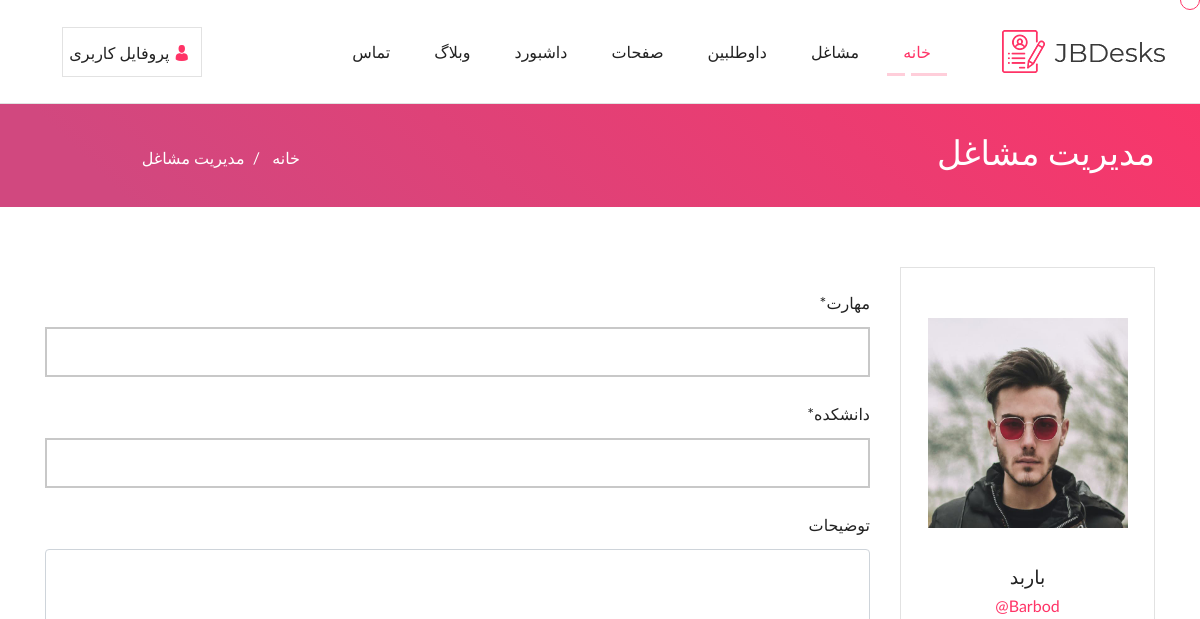
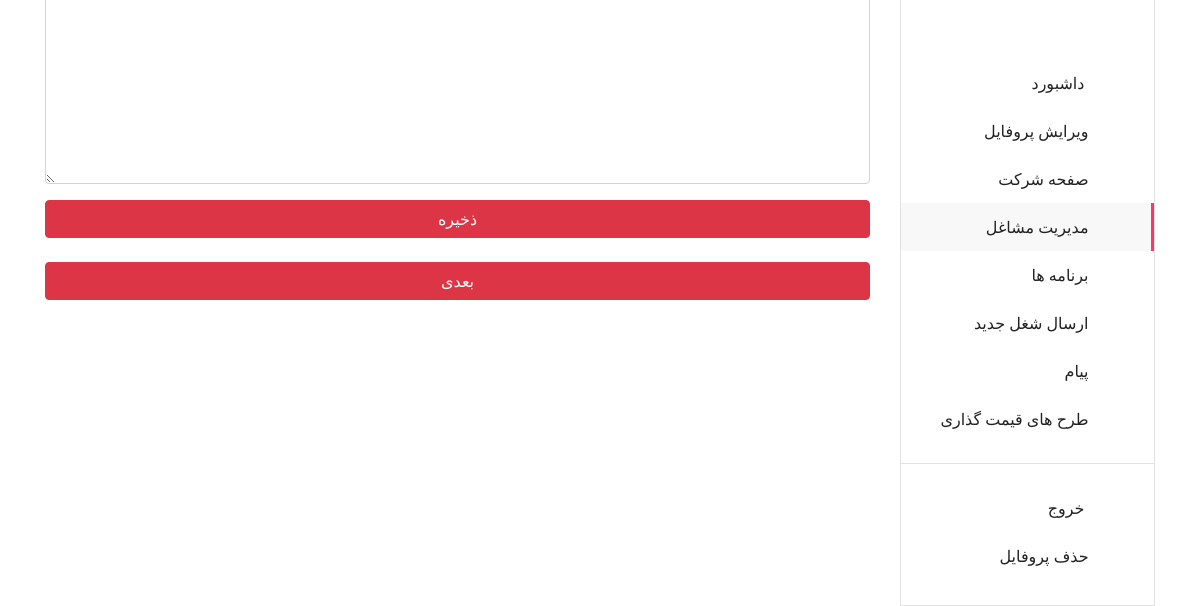
Before: /study/create (signed in) with the older database file (2 pictures, top to bottom).
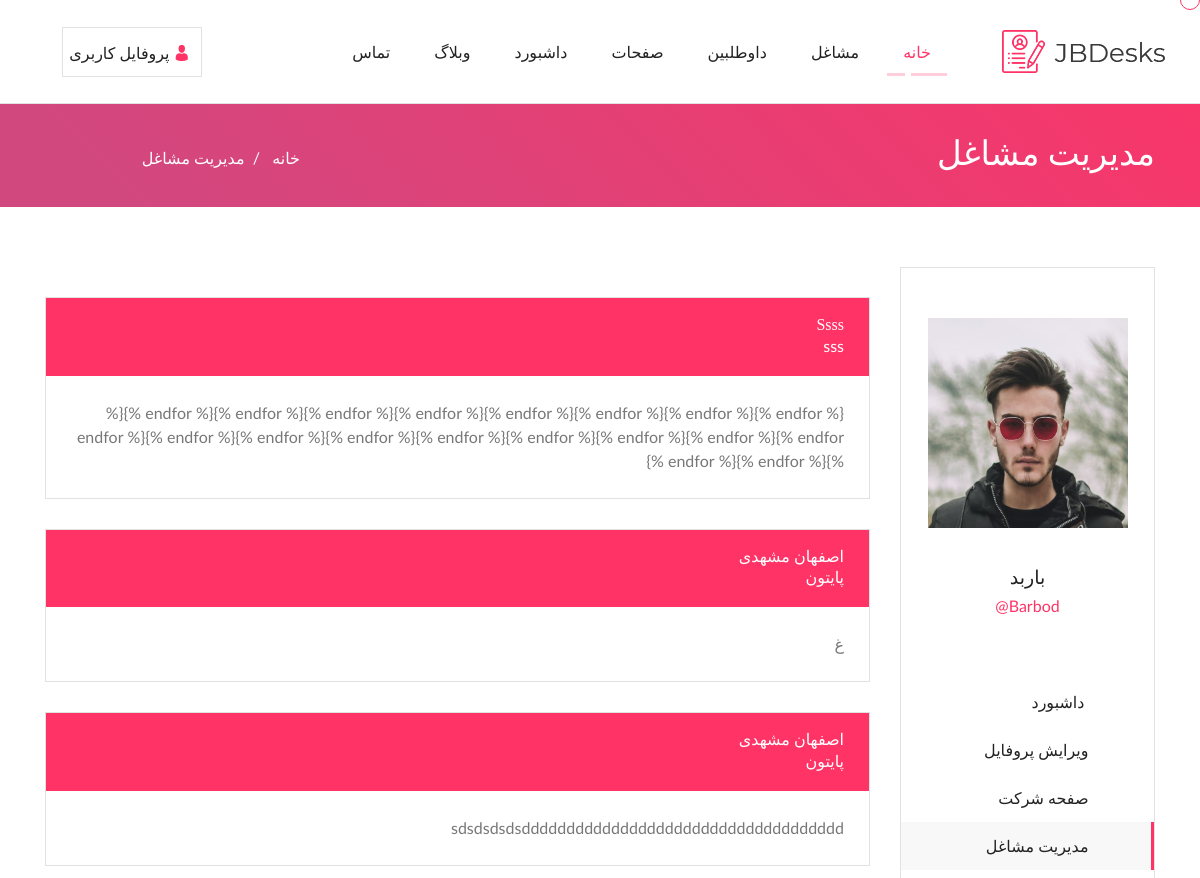
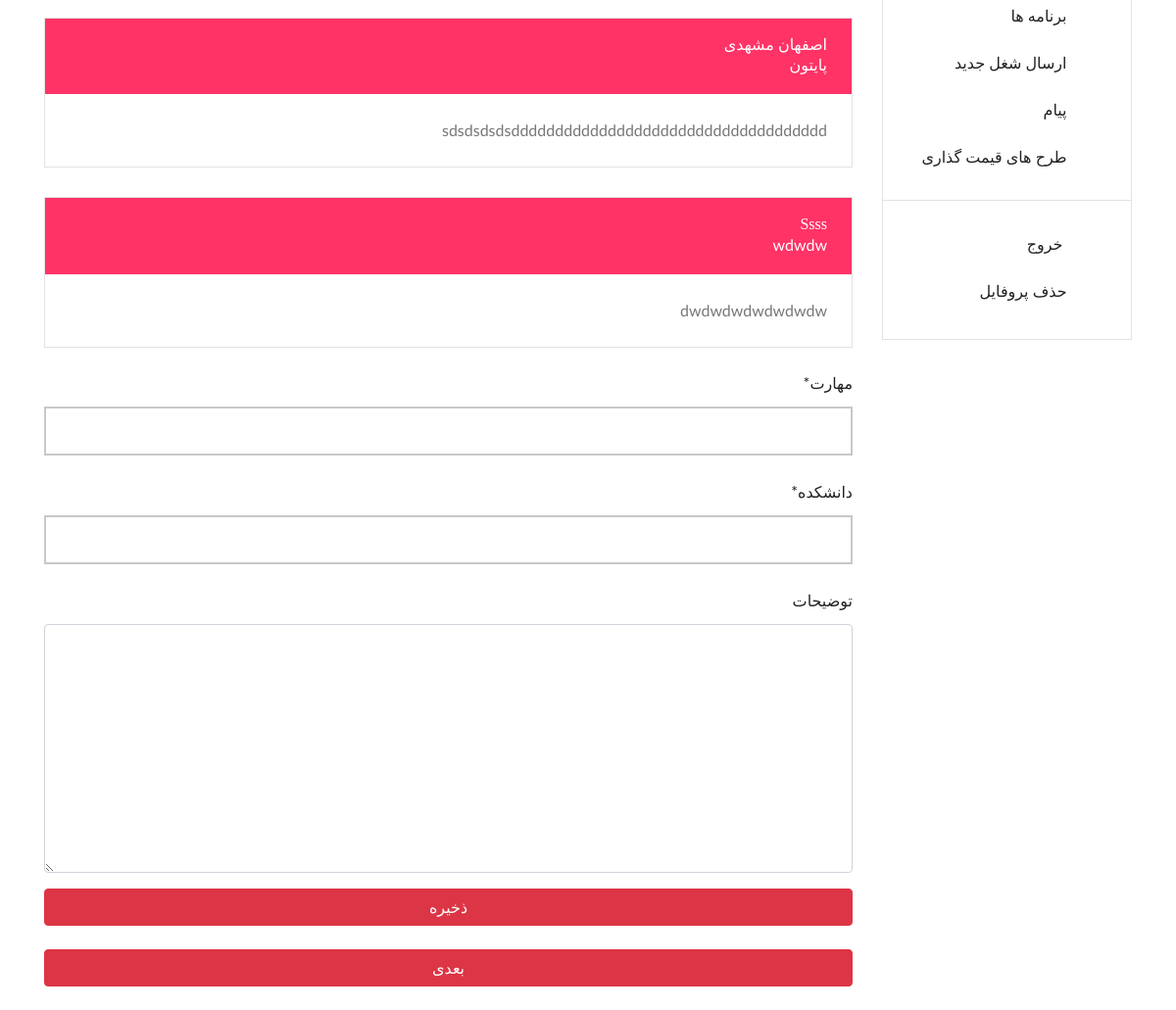
After: the same page with the newer database file (2 pictures, top to bottom).
### resume/models.py (models this page shows, shortened)
class Study(models.Model):
    user = models.ForeignKey(settings.AUTH_USER_MODEL, on_delete=models.CASCADE, blank=True, null=True)
    description=models.TextField(verbose_name='توضیحات',blank=True,null=True)
    course = models.CharField(max_length=200,verbose_name='مهارت')
    college = models.CharField(max_length=300,verbose_name='دانشکده')

### resume/views.py (the view)
# urls.py: path("study/create", StudyCreateView.as_view(), name="study-create"),
class StudyCreateView(FormUserMixin,CreateView):
    model = Study
    fields=["course","college",'description']
    template_name = "resume/study_create.html"
    success_url=reverse_lazy("study-create")
    def get_context_data(self, **kwargs):
            context = super().get_context_data(**kwargs)
            context["studies"] = Study.objects.filter(user=self.request.user)
            return context

### templates/resume/study_create.html (shortened to what this page needs)
{% extends 'shared/register_base.html' %}
{% load crispy_forms_filters %}
{% load static %}
{% block content %}
                <div class="col-lg-9 col-md-12 col-sm-12 col-12">
                    <div class="row">
                        <div class="col-lg-12 col-md-12 col-sm-12 col-12">
                                <form method='post' enctype="multipart/form-data">
                            {% for study in studies %}
                            <div class="row">
                                <div class="col-lg-12 col-md-12 col-sm-12 col-12">
                                    <div class="job_filter_category_sidebar jb_cover">
                                        <div class="job_filter_sidebar_heading jb_cover">
                                            <h1> {{study.course}}</h1>
                                            <p style='color:white;'> {{study.college}}</p>
                                        </div>
                                        <div class="job_overview_header jb_cover">
                                            <div class="row">
                                                <div class="col-lg-12 col-md-12 col-sm-12 col-12">
                                                    <div class="contect_form3">
                                                 {{study.description}}
                                                    </div>
                                                </div>
                                            </div>
                                        </div>
                                    </div>
                                </div>
                            </div>
                            {% endfor %}
                            <br/>
                                <div class="row">
                                    <div class="col-lg-12 col-md-12 col-sm-12 col-12">
                                        <div class="contect_form3">
                                           {{form|crispy}}
                                        </div>
                                    <button class='btn btn-danger btn-block'>ذخیره</button>
                                    </div>
                                </div>
<br/>
                            </form>
<button class='btn btn-danger btn-block'>بعدی</button>
<br>
                        </div>
                    </div>
                </div>
            </div>
        </div>
    </div>
{% endblock  %}

Changed rows visible on the page:
added Study: course "Ssss", college "sss", description "{% endfor %}{% endfor %}{% endfor %}{% endfor %}{% endfor %}{% endfor %}{% endfor %}{% endfor %}{% endfor %}{% endfor %}{% endfor %}{% endfor %}{% endfor %}{% endfor %}{% endfor %}{% endfor %}{% endfor %}{% endfor %}{% endfor %}"
added Study: course "اصفهان مشهدی", college "پایتون", description "غ"
added Study: course "اصفهان مشهدی", college "پایتون", description "sdsdsdsdsdddddddddddddddddddddddddddddddddddd"
added Study: course "اصفهان مشهدی", college "پایتون", description "sdsdsdsdsdddddddddddddddddddddddddddddddddddd"
added Study: course "Ssss", college "wdwdw", description "dwdwdwdwdwdwdw"
